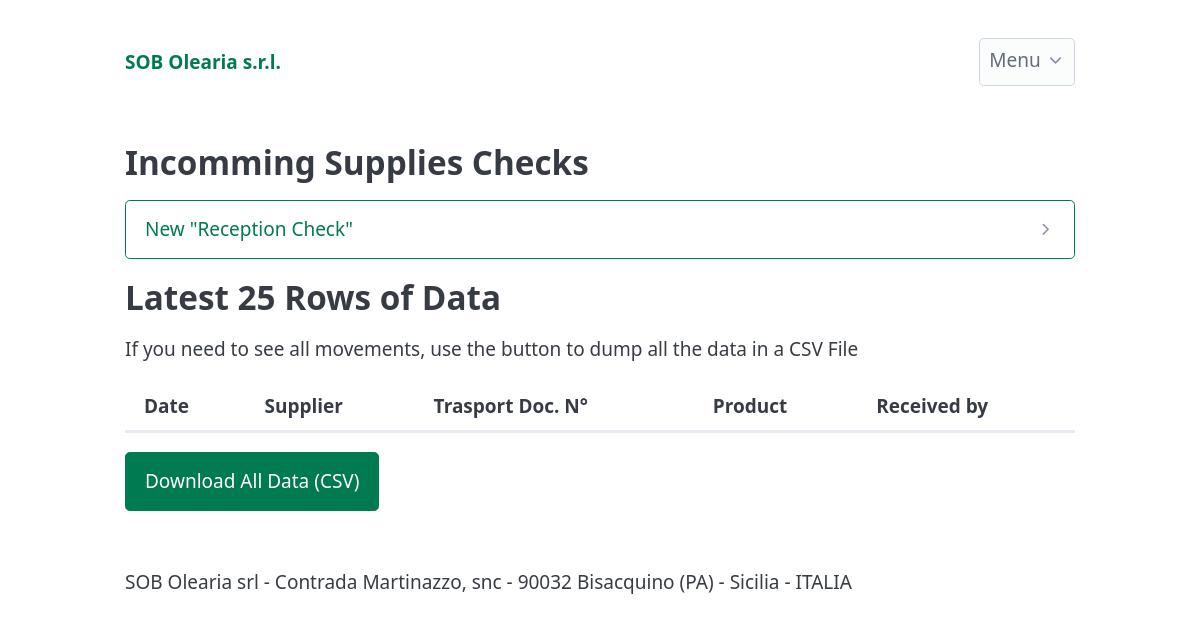
Page /reception (signed in) on the earlier database version.
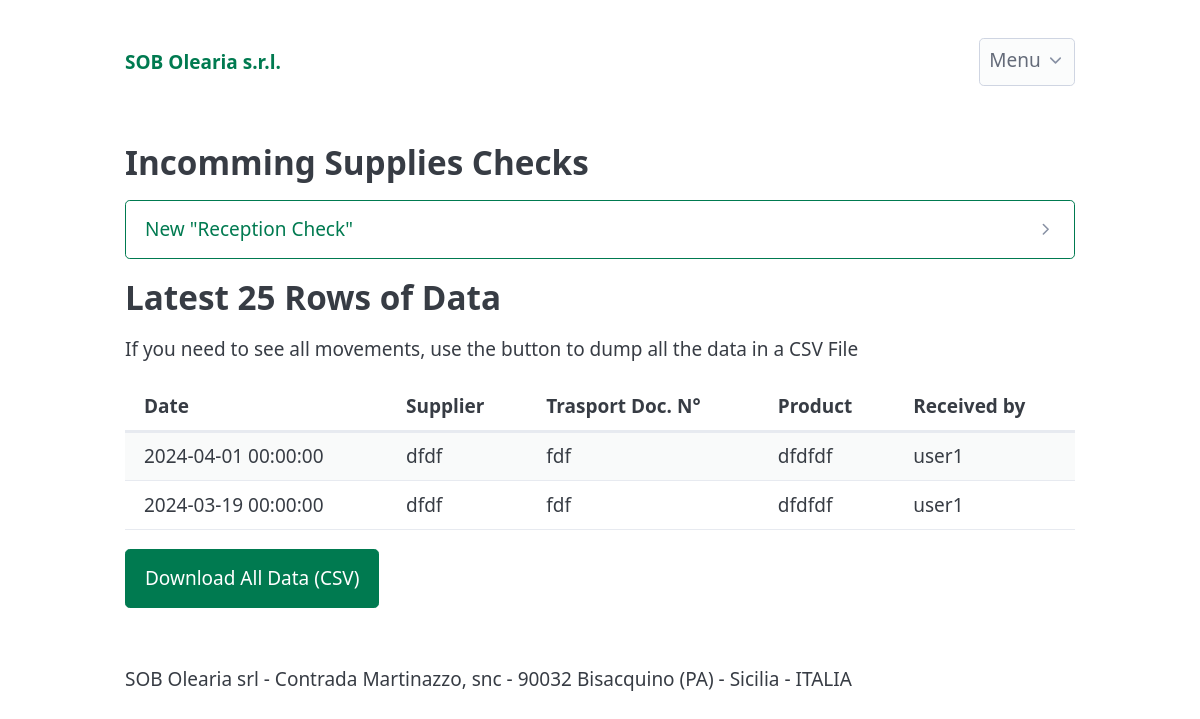
Same page on the later database version.
### app/models.py (models this page shows, shortened)
class ReceptionRecord(db.Model):
    __tablename__ = 'reception_records'
    id = db.Column(db.Integer, primary_key=True, autoincrement=True)
    reception_date = db.Column(db.DateTime, nullable=False, default=datetime.utcnow)
    transport_document_number = db.Column(db.Text, nullable=False)
    transport_document_date = db.Column(db.Date, nullable=False)
    supplier_name = db.Column(db.Text, nullable=False)
    received_products = db.Column(db.Text, nullable=False)
    correspondence_verification = db.Column(db.Text, nullable=False)
    hygienic_transport = db.Column(db.Text, nullable=False)
    is_oliveoil = db.Column(db.Boolean)
    seal_number = db.Column(db.Text)
    pack_integrity = db.Column(db.Text, nullable=False)
    product_characteristics = db.Column(db.Text, nullable=False)
    bestbefore_label = db.Column(db.Text, nullable=False)
    moka_verification = db.Column(db.Text, nullable=False)
    price_quantity_accepted = db.Column(db.Text, nullable=False)
    items_rejected = db.Column(db.Integer)
    user_id = db.Column(db.Integer, db.ForeignKey('users.id'), nullable=False)
    user = db.relationship('User', back_populates='reception_records', lazy=True)

class User(db.Model,UserMixin):
    __tablename__ = 'users'
    id = db.Column(db.Integer, primary_key=True, autoincrement=True)
    username = db.Column(db.String(64), index=True, unique=True)
    email = db.Column(db.String(120), index=True, unique=True)
    password_hash = db.Column(db.String(255),nullable=False, )
    created_on = db.Column(db.DateTime, nullable=False, default=datetime.utcnow)
    is_admin = db.Column(db.Boolean, nullable=False, default=False)
    production_records = db.relationship('ProductionRecord', back_populates='user', lazy=True)
    reception_records = db.relationship('ReceptionRecord', back_populates='user', lazy=True)
    fulfillment_records = db.relationship('FulfillmentRecord', back_populates='user', lazy=True)

### app/reception/routes.py (the view, shortened to what this page needs)
@reception_bp.route("/reception", methods=("GET", "POST"))
@login_required
def reception():
    receptions = ReceptionRecord.query.all()
    return render_template("reception.html", receptions=receptions)

### app/templates/reception.html (shortened to what this page needs)
{% extends 'base.html' %}
{% block content %}
<section>
    <h2>Incomming Supplies Checks</h2>
    <details>
        <summary role="button" class="outline">New "Reception Check"</summary>
    </details>
</section>
<h2>Latest 25 Rows of Data</h2>
<p>If you need to see all movements, use the button to dump all the data in a CSV File</p>
<section>
    <div class="overflow-auto">
        <table class="sortable striped">
            <thead>
                <tr>
                    <th>Date</th>
                    <th>Supplier</th>
                    <th>Trasport Doc. N°</th>
                    <th>Product</th>
                    <th>Received by</th>
                </tr>
            </thead>
            <tbody>
                {% for reception  in receptions %}
                <tr>
                    <td>{{reception.reception_date}}</td>
                    <td>{{reception.supplier_name}}</td>
                    <td>{{reception.transport_document_number}}</td>
                    <td>{{reception.received_products}}</td>
                    <td>{{reception.user.username}}</td>
                </tr>
                {% endfor %}
            </tbody>
        </table>
    </div>
    <div>
        <a href="{{ url_for('reception_bp.export_reception_csv') }}" role="button">Download All Data (CSV)</a>
    </div>
</section>
{% endblock content %}

Differences in the rows shown:
added ReceptionRecord: reception_date "2024-04-01 00:00:00", supplier_name "dfdf", transport_document_number "fdf", received_products "dfdfdf", user.username "user1"
added ReceptionRecord: reception_date "2024-03-19 00:00:00", supplier_name "dfdf", transport_document_number "fdf", received_products "dfdfdf", user.username "user1"
